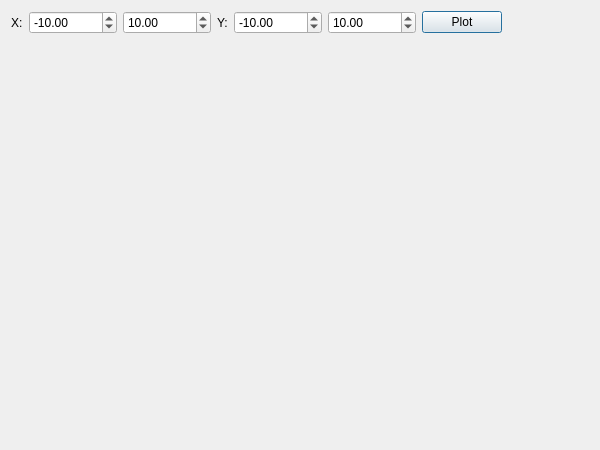
<?xml version="1.0" encoding="UTF-8"?>
<ui version="4.0">
 <class>PlotDialogUI</class>
 <widget class="QDialog" name="PlotDialogUI">
  <property name="geometry">
   <rect>
    <x>0</x>
    <y>0</y>
    <width>600</width>
    <height>450</height>
   </rect>
  </property>
  <property name="windowTitle">
   <string>MainWindow</string>
  </property>
  <layout class="QGridLayout" name="gridLayout">
   <item row="0" column="0">
    <layout class="QVBoxLayout" name="verticalLayout_3">
     <item>
      <layout class="QVBoxLayout" name="verticalLayout_2">
       <item>
        <layout class="QHBoxLayout" name="horizontalLayout">
         <property name="spacing">
          <number>6</number>
         </property>
         <item>
          <widget class="QLabel" name="labelX">
           <property name="text">
            <string>X:</string>
           </property>
          </widget>
         </item>
         <item>
          <widget class="QDoubleSpinBox" name="xLeftBox">
           <property name="minimum">
            <double>-1000000000.000000000000000</double>
           </property>
           <property name="maximum">
            <double>1000000000.000000000000000</double>
           </property>
           <property name="value">
            <double>-10.000000000000000</double>
           </property>
          </widget>
         </item>
         <item>
          <widget class="QDoubleSpinBox" name="xRightBox">
           <property name="minimum">
            <double>-1000000000.000000000000000</double>
           </property>
           <property name="maximum">
            <double>1000000000.000000000000000</double>
           </property>
           <property name="value">
            <double>10.000000000000000</double>
           </property>
          </widget>
         </item>
         <item>
          <widget class="QLabel" name="labelY">
           <property name="text">
            <string>Y:</string>
           </property>
          </widget>
         </item>
         <item>
          <widget class="QDoubleSpinBox" name="yLeftBox">
           <property name="minimum">
            <double>-1000000000.000000000000000</double>
           </property>
           <property name="maximum">
            <double>1000000000.000000000000000</double>
           </property>
           <property name="value">
            <double>-10.000000000000000</double>
           </property>
          </widget>
         </item>
         <item>
          <widget class="QDoubleSpinBox" name="yRightBox">
           <property name="minimum">
            <double>-1000000000.000000000000000</double>
           </property>
           <property name="maximum">
            <double>1000000000.000000000000000</double>
           </property>
           <property name="value">
            <double>10.000000000000000</double>
           </property>
          </widget>
         </item>
         <item>
          <widget class="QPushButton" name="plotClicked">
           <property name="text">
            <string>Plot</string>
           </property>
          </widget>
         </item>
         <item>
          <spacer name="horizontalSpacer">
           <property name="orientation">
            <enum>Qt::Horizontal</enum>
           </property>
           <property name="sizeHint" stdset="0">
            <size>
             <width>40</width>
             <height>20</height>
            </size>
           </property>
          </spacer>
         </item>
        </layout>
       </item>
       <item>
        <widget class="QwtPlot" name="Qwt_Widget" native="true">
         <property name="sizePolicy">
          <sizepolicy hsizetype="Maximum" vsizetype="Maximum">
           <horstretch>0</horstretch>
           <verstretch>50</verstretch>
          </sizepolicy>
         </property>
         <property name="maximumSize">
          <size>
           <width>200000</width>
           <height>200000</height>
          </size>
         </property>
        </widget>
       </item>
      </layout>
     </item>
    </layout>
   </item>
  </layout>
 </widget>
 <layoutdefault spacing="6" margin="11"/>
 <customwidgets>
  <customwidget>
   <class>QwtPlot</class>
   <extends>QWidget</extends>
   <header>qwt_plot.h</header>
   <container>1</container>
  </customwidget>
 </customwidgets>
 <resources/>
 <connections/>
</ui>
